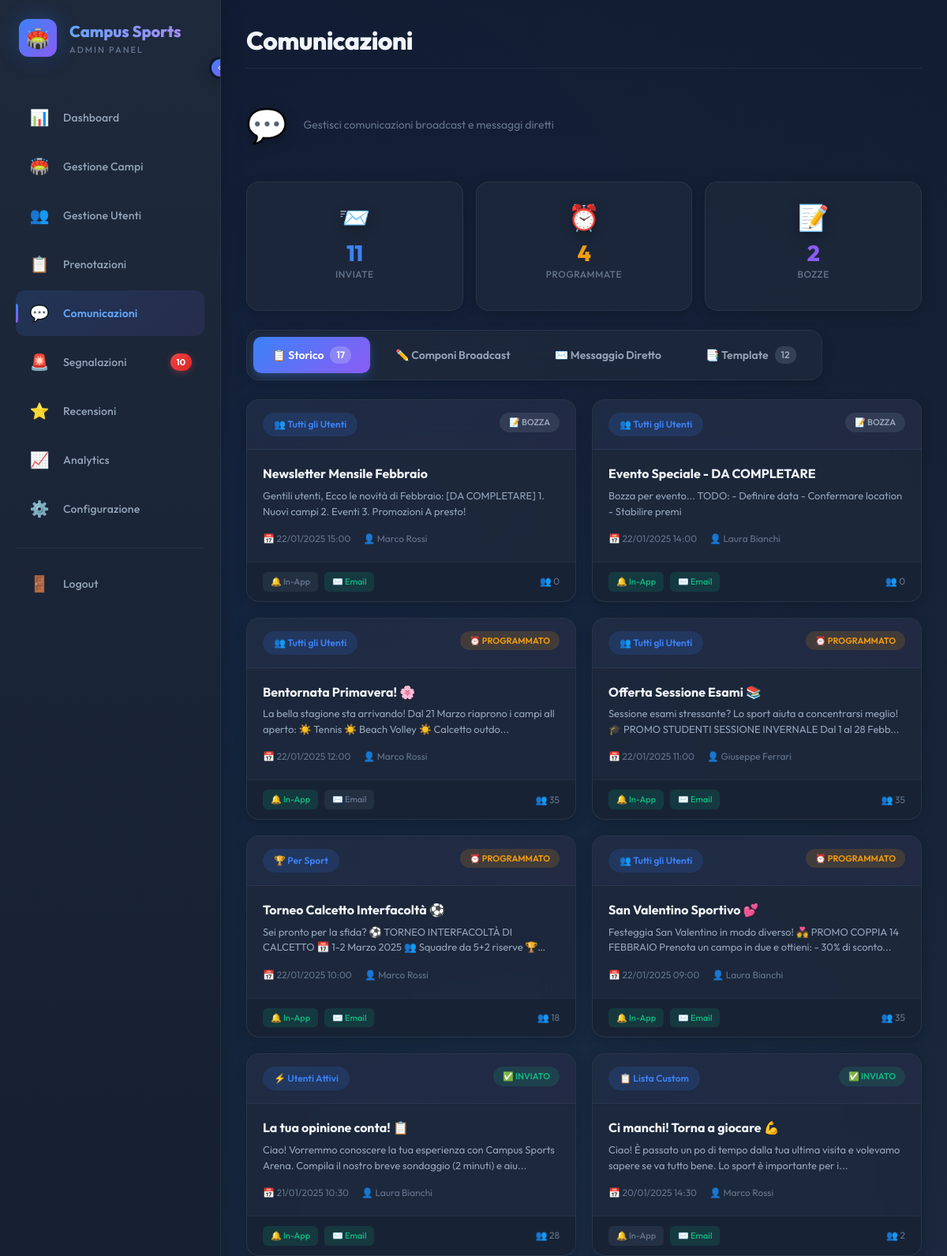
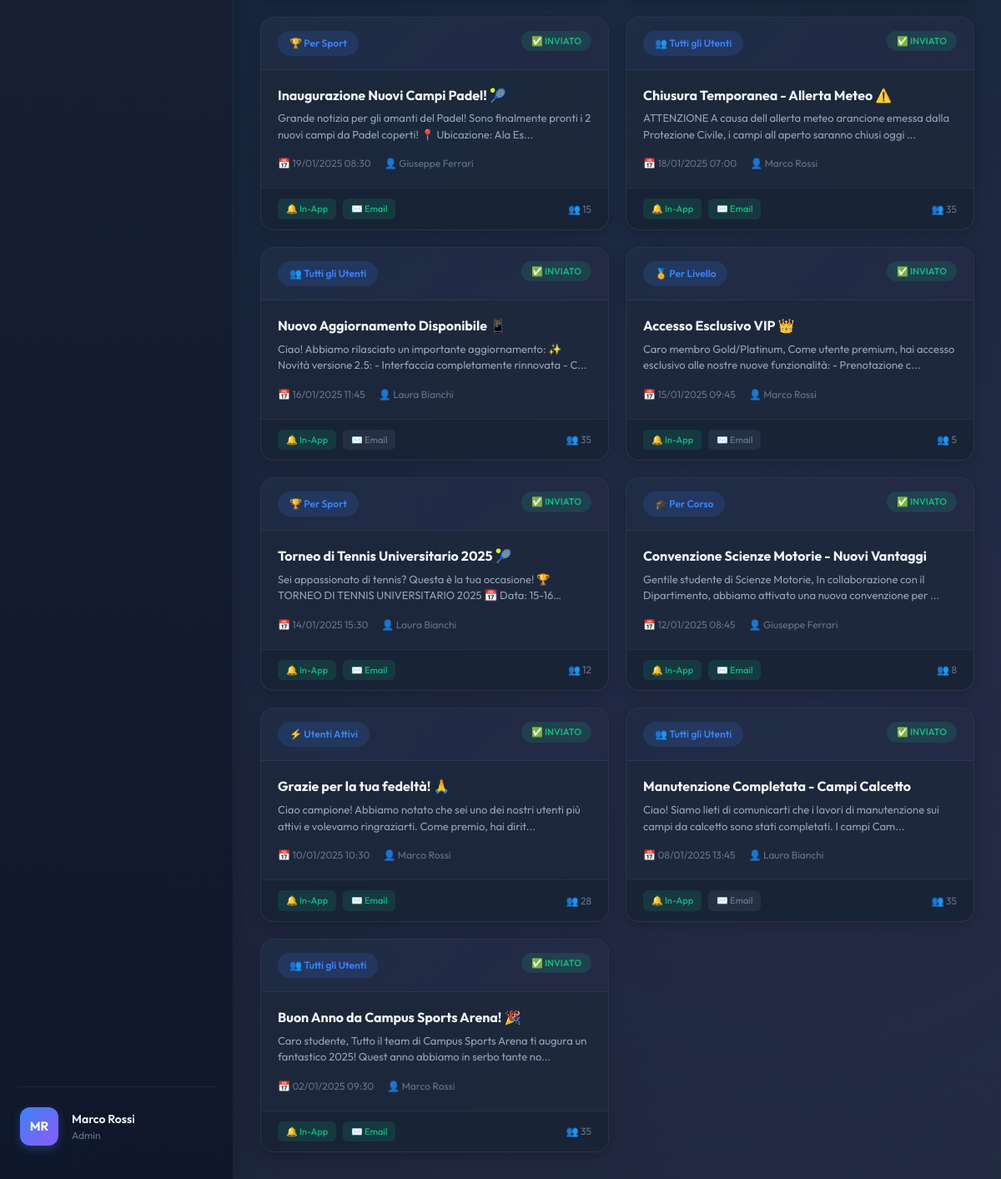
Before: /admin/comunicazioni.php (signed in) with the older database file (2 pictures, top to bottom).
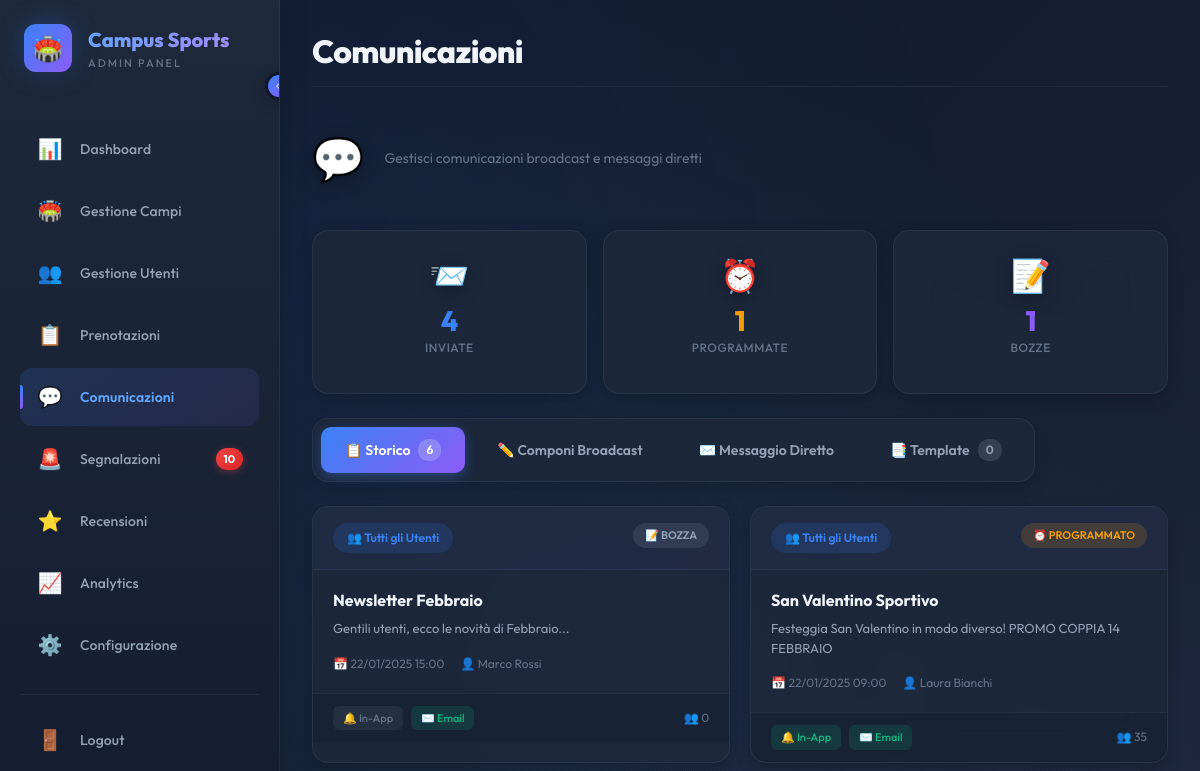
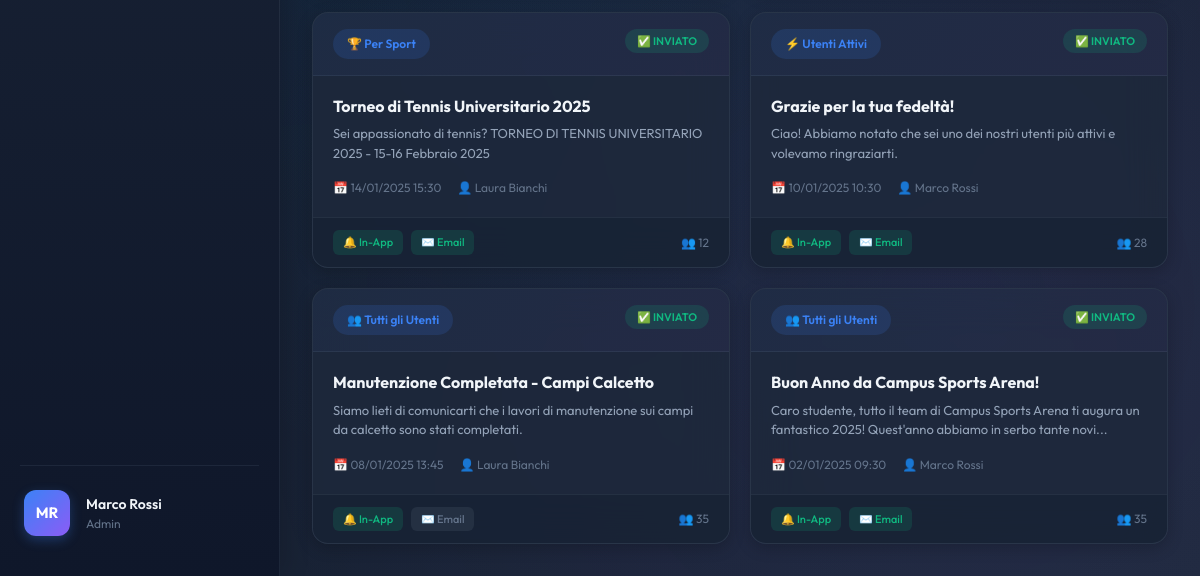
After: the same page with the newer database file (2 pictures, top to bottom).
### tables this page shows
CREATE TABLE IF NOT EXISTS `broadcast_messages` (
  `broadcast_id` INT NOT NULL AUTO_INCREMENT,
  `admin_id` INT NOT NULL,
  `oggetto` VARCHAR(255) NOT NULL,
  `messaggio` TEXT NOT NULL,
  `target_type` ENUM('tutti', 'attivi', 'corso', 'sport', 'livello', 'custom') NOT NULL,
  `target_filter` JSON NULL,
  `canale` ENUM('in_app', 'email', 'entrambi') NOT NULL DEFAULT 'entrambi',
  `scheduled_at` DATETIME NULL,
  `sent_at` DATETIME NULL,
  `num_destinatari` INT NOT NULL DEFAULT 0,
  `stato` ENUM('bozza', 'programmato', 'inviato', 'fallito') NOT NULL DEFAULT 'bozza',
  `created_at` DATETIME NOT NULL DEFAULT CURRENT_TIMESTAMP,
  PRIMARY KEY (`broadcast_id`),
  INDEX `fk_broadcast_messages_admins_idx` (`admin_id` ASC),
  CONSTRAINT `fk_broadcast_messages_admins`
    FOREIGN KEY (`admin_id`)
    REFERENCES `admins` (`user_id`)
    ON DELETE RESTRICT
    ON UPDATE CASCADE);

### admin/comunicazioni.php (called while the page is built, shortened)
<?php
require_once '../bootstrap.php';
$templateParams['stats'] = $dbh->getBroadcastStats();
$filtri = [
    'stato' => $_GET['stato'] ?? '',
    'search' => trim($_GET['search'] ?? '')
];
$templateParams['filtri'] = $filtri;
$templateParams['broadcasts'] = $dbh->getAllBroadcasts($filtri);
$templateParams['templates'] = $dbh->getNotificationTemplates();
$templateParams['corsi'] = $dbh->getCorsiLaurea();
$templateParams['sport'] = $dbh->getAllSport();
$templateParams['livelli'] = $dbh->getAllLivelli();
$templateParams['target_types'] = [
    'tutti' => ['label' => 'Tutti gli Utenti', 'icon' => '👥', 'desc' => 'Invia a tutti gli utenti registrati'],
    'corso' => ['label' => 'Per Corso di Laurea', 'icon' => '🎓', 'desc' => 'Seleziona specifici corsi'],
    'livello' => ['label' => 'Per Livello', 'icon' => '🏅', 'desc' => 'Solo Bronze, Silver, Gold o Platinum']
];
$templateParams['titolo'] = 'Campus Sports - Comunicazioni';
$templateParams['titolo_pagina'] = 'Comunicazioni';
$templateParams['nome'] = 'comunicazioni.php';
require 'template/base.php';
?>

### database/DatabaseHelper.php (called while the page is built, shortened)
<?php
class DatabaseHelper {
    private $db;
    public function __construct($servername, $username, $password, $dbname, $port) {
        $this->db = new mysqli($servername, $username, $password, $dbname, $port);
        $this->db->set_charset("utf8mb4");
    }
    public function getAllSport() {
        $query = "SELECT sport_id, nome, icona FROM sport WHERE attivo = 1 ORDER BY nome ASC";
        $result = $this->db->query($query);
        return $result->fetch_all(MYSQLI_ASSOC);
    }
    public function getCorsiLaurea() {
        $query = "SELECT corso_id, nome, facolta FROM corsi_laurea WHERE attivo = 1 ORDER BY nome";
        $result = $this->db->query($query);
        return $result ? $result->fetch_all(MYSQLI_ASSOC) : [];
    }
    public function getBroadcastStats() {
        $query = "SELECT
                    COUNT(*) as totale,
                    SUM(CASE WHEN stato = 'inviato' THEN 1 ELSE 0 END) as inviati,
                    SUM(CASE WHEN stato = 'programmato' THEN 1 ELSE 0 END) as programmati,
                    SUM(CASE WHEN stato = 'bozza' THEN 1 ELSE 0 END) as bozze,
                    SUM(CASE WHEN stato = 'fallito' THEN 1 ELSE 0 END) as falliti,
                    SUM(num_destinatari) as destinatari_totali
                  FROM broadcast_messages";
        $result = $this->db->query($query);
        return $result->fetch_assoc();
    }
    public function getAllBroadcasts($filtri = []) {
        $query = "SELECT bm.*, CONCAT(u.nome, ' ', u.cognome) as admin_nome
                  FROM broadcast_messages bm
                  JOIN users u ON bm.admin_id = u.user_id
                  WHERE 1=1";
        $params = [];
        $types = '';
        $query .= " ORDER BY bm.created_at DESC";
        if (!empty($params)) {
            $stmt = $this->db->prepare($query);
            $stmt->bind_param($types, ...$params);
            $stmt->execute();
            $result = $stmt->get_result();
        } else {
            $result = $this->db->query($query);
        }
        return $result->fetch_all(MYSQLI_ASSOC);
    }
    public function getNotificationTemplates() {
        $query = "SELECT * FROM notification_templates WHERE attivo = 1 ORDER BY updated_at DESC";
        $result = $this->db->query($query);
        return $result ? $result->fetch_all(MYSQLI_ASSOC) : [];
    }
    public function getAllLivelli() {
        $query = "SELECT livello_id, nome, xp_minimo, xp_massimo FROM livelli ORDER BY xp_minimo ASC";
        $result = $this->db->query($query);
        return $result ? $result->fetch_all(MYSQLI_ASSOC) : [];
    }
}
?>

### bootstrap.php (called while the page is built, shortened)
<?php
require_once(__DIR__ . "/database/DatabaseHelper.php");
$dbh = new DatabaseHelper("localhost", "root", "", "campus_sports_arena", 3306);
?>

### admin/template/comunicazioni.php (the view, shortened to what the rows shown need)
<link rel="stylesheet" href="css/comunicazioni.css">
<?php
$targetLabels = [
    'tutti' => 'Tutti gli Utenti',
    'attivi' => 'Utenti Attivi',
    'corso' => 'Per Corso',
    'sport' => 'Per Sport',
    'livello' => 'Per Livello',
    'custom' => 'Lista Custom',
    'direct' => 'Messaggio Diretto'
];
?>
<div id="tab-storico" class="tab-content active">
    <div class="broadcast-grid">
        <?php if (empty($templateParams['broadcasts'])): ?>
        <div class="no-results">
            <div class="no-results-icon">📭</div>
            <h3>Nessuna comunicazione trovata</h3>
            <p>Non hai ancora inviato comunicazioni broadcast.</p>
            <button class="btn-add-new mt-3" onclick="switchTab('compose')">
                <span>+</span> Crea la prima comunicazione
            </button>
        </div>
        <?php else: ?>
        <?php
        $targetIcons = [
            'tutti' => '👥',
            'attivi' => '⚡',
            'corso' => '🎓',
            'sport' => '🏆',
            'livello' => '🏅',
            'custom' => '📋',
            'direct' => '✉️'
        ];
        ?>
        <?php foreach ($templateParams['broadcasts'] as $broadcast): ?>
        <div class="broadcast-card" onclick="viewBroadcast(<?= $broadcast['broadcast_id'] ?>)">
            <div class="broadcast-card-header">
                <div class="broadcast-target">
                    <?= $targetIcons[$broadcast['target_type']] ?? '👥' ?>
                    <?= $targetLabels[$broadcast['target_type']] ?? $broadcast['target_type'] ?>
                </div>
                <span class="broadcast-status <?= $broadcast['stato'] ?>">
                    <?php
                    $statoIcons = ['inviato' => '✅', 'programmato' => '⏰', 'bozza' => '📝', 'fallito' => '❌'];
                    echo ($statoIcons[$broadcast['stato']] ?? '') . ' ' . ucfirst($broadcast['stato']);
                    ?>
                </span>
            </div>
            <div class="broadcast-card-body">
                <div class="broadcast-oggetto"><?= htmlspecialchars($broadcast['oggetto']) ?></div>
                <div class="broadcast-preview"><?= htmlspecialchars(mb_substr($broadcast['messaggio'], 0, 120)) ?><?= mb_strlen($broadcast['messaggio']) > 120 ? '...' : '' ?></div>
                <div class="broadcast-meta">
                    <div class="broadcast-meta-item">
                        📅 <?= date('d/m/Y H:i', strtotime($broadcast['created_at'])) ?>
                    </div>
                    <div class="broadcast-meta-item">
                        👤 <?= htmlspecialchars($broadcast['admin_nome'] ?? 'Admin') ?>
                    </div>
                </div>
            </div>
            <div class="broadcast-card-footer">
                <div class="broadcast-channels">
                    <span class="channel-badge <?= strpos($broadcast['canale'], 'in_app') !== false || $broadcast['canale'] === 'entrambi' ? 'active' : '' ?>">
                        🔔 In-App
                    </span>
                    <span class="channel-badge <?= strpos($broadcast['canale'], 'email') !== false || $broadcast['canale'] === 'entrambi' ? 'active' : '' ?>">
                        ✉️ Email
                    </span>
                </div>
                <div class="broadcast-stats">
                    <span>👥 <?= number_format($broadcast['num_destinatari']) ?></span>
                </div>
            </div>
        </div>
        <?php endforeach; ?>
        <?php endif; ?>
    </div>
</div>

Changed rows visible on the page:
removed broadcast_messages: target_type "👥", target_type "Tutti gli Utenti", stato "📝", stato "BOZZA", oggetto "Newsletter Mensile Febbraio", messaggio "Gentili utenti, Ecco le novità di Febbraio: [DA COMPLETARE] 1. Nuovi campi 2. Eventi 3. Promozioni A presto!", created_at "22/01/2025 15:00", admin_nome "Marco Rossi", num_destinatari "0", canale "email" (drawn)
removed broadcast_messages: target_type "👥", target_type "Tutti gli Utenti", stato "📝", stato "BOZZA", oggetto "Evento Speciale - DA COMPLETARE", messaggio "Bozza per evento... TODO: - Definire data - Confermare location - Stabilire premi", created_at "22/01/2025 14:00", admin_nome "Laura Bianchi", num_destinatari "0"
removed broadcast_messages: target_type "👥", target_type "Tutti gli Utenti", stato "⏰", stato "PROGRAMMATO", oggetto "Bentornata Primavera! 🌸", messaggio "La bella stagione sta arrivando! Dal 21 Marzo riaprono i campi all aperto: ☀️ Tennis ☀️ Beach Volley ☀️ Calcetto outdo", created_at "22/01/2025 12:00", admin_nome "Marco Rossi", num_destinatari "35", canale "in_app" (drawn)
removed broadcast_messages: target_type "👥", target_type "Tutti gli Utenti", stato "⏰", stato "PROGRAMMATO", oggetto "Offerta Sessione Esami 📚", messaggio "Sessione esami stressante? Lo sport aiuta a concentrarsi meglio! 🎓 PROMO STUDENTI SESSIONE INVERNALE Dal 1 al 28 Febb", created_at "22/01/2025 11:00", admin_nome "Giuseppe Ferrari", num_destinatari "35"
removed broadcast_messages: target_type "🏆", target_type "Per Sport", stato "⏰", stato "PROGRAMMATO", oggetto "Torneo Calcetto Interfacoltà ⚽", messaggio "Sei pronto per la sfida? ⚽ TORNEO INTERFACOLTÀ DI CALCETTO 📅 1-2 Marzo 2025 👥 Squadre da 5+2 riserve…", created_at "22/01/2025 10:00", admin_nome "Marco Rossi", num_destinatari "18"
removed broadcast_messages: target_type "👥", target_type "Tutti gli Utenti", stato "⏰", stato "PROGRAMMATO", oggetto "San Valentino Sportivo 💕", messaggio "Festeggia San Valentino in modo diverso! 💑 PROMO COPPIA 14 FEBBRAIO Prenota un campo in due e ottieni: - 30% di sconto", created_at "22/01/2025 09:00", admin_nome "Laura Bianchi", num_destinatari "35"
removed broadcast_messages: target_type "⚡", target_type "Utenti Attivi", stato "✅", stato "INVIATO", oggetto "La tua opinione conta! 📋", messaggio "Ciao! Vorremmo conoscere la tua esperienza con Campus Sports Arena. Compila il nostro breve sondaggio (2 minuti) e aiu", created_at "21/01/2025 10:30", admin_nome "Laura Bianchi", num_destinatari "28"
removed broadcast_messages: target_type "📋", target_type "Lista Custom", stato "✅", stato "INVIATO", oggetto "Ci manchi! Torna a giocare 💪", messaggio "Ciao! È passato un po di tempo dalla tua ultima visita e volevamo sapere se va tutto bene. Lo sport è importante per i", created_at "20/01/2025 14:30", admin_nome "Marco Rossi", num_destinatari "2", canale "email" (drawn)
removed broadcast_messages: target_type "🏆", target_type "Per Sport", stato "✅", stato "INVIATO", oggetto "Inaugurazione Nuovi Campi Padel! 🎾", messaggio "Grande notizia per gli amanti del Padel! Sono finalmente pronti i 2 nuovi campi da Padel coperti! 📍 Ubicazione: Ala Es", created_at "19/01/2025 08:30", admin_nome "Giuseppe Ferrari", num_destinatari "15"
removed broadcast_messages: target_type "👥", target_type "Tutti gli Utenti", stato "✅", stato "INVIATO", oggetto "Chiusura Temporanea - Allerta Meteo ⚠️", messaggio "ATTENZIONE A causa dell allerta meteo arancione emessa dalla Protezione Civile, i campi all aperto saranno chiusi oggi", created_at "18/01/2025 07:00", admin_nome "Marco Rossi", num_destinatari "35"
removed broadcast_messages: target_type "👥", target_type "Tutti gli Utenti", stato "✅", stato "INVIATO", oggetto "Nuovo Aggiornamento Disponibile 📱", messaggio "Ciao! Abbiamo rilasciato un importante aggiornamento: ✨ Novità versione 2.5: - Interfaccia completamente rinnovata - C", created_at "16/01/2025 11:45", admin_nome "Laura Bianchi", num_destinatari "35", canale "in_app" (drawn)
removed broadcast_messages: target_type "🏅", target_type "Per Livello", stato "✅", stato "INVIATO", oggetto "Accesso Esclusivo VIP 👑", messaggio "Caro membro Gold/Platinum, Come utente premium, hai accesso esclusivo alle nostre nuove funzionalità: - Prenotazione c", created_at "15/01/2025 09:45", admin_nome "Marco Rossi", num_destinatari "5", canale "in_app" (drawn)
removed broadcast_messages: target_type "🏆", target_type "Per Sport", stato "✅", stato "INVIATO", oggetto "Torneo di Tennis Universitario 2025 🎾", messaggio "Sei appassionato di tennis? Questa è la tua occasione! 🏆 TORNEO DI TENNIS UNIVERSITARIO 2025 📅 Data:…", created_at "14/01/2025 15:30", admin_nome "Laura Bianchi", num_destinatari "12"
removed broadcast_messages: target_type "🎓", target_type "Per Corso", stato "✅", stato "INVIATO", oggetto "Convenzione Scienze Motorie - Nuovi Vantaggi", messaggio "Gentile studente di Scienze Motorie, In collaborazione con il Dipartimento, abbiamo attivato una nuova convenzione per", created_at "12/01/2025 08:45", admin_nome "Giuseppe Ferrari", num_destinatari "8"
added broadcast_messages: target_type "👥", target_type "Tutti gli Utenti", stato "📝", stato "BOZZA", oggetto "Newsletter Febbraio", messaggio "Gentili utenti, ecco le novità di Febbraio...", created_at "22/01/2025 15:00", admin_nome "Marco Rossi", num_destinatari "0", canale "email" (drawn)
added broadcast_messages: target_type "👥", target_type "Tutti gli Utenti", stato "⏰", stato "PROGRAMMATO", oggetto "San Valentino Sportivo", messaggio "Festeggia San Valentino in modo diverso! PROMO COPPIA 14 FEBBRAIO", created_at "22/01/2025 09:00", admin_nome "Laura Bianchi", num_destinatari "35"
added broadcast_messages: target_type "🏆", target_type "Per Sport", stato "✅", stato "INVIATO", oggetto "Torneo di Tennis Universitario 2025", messaggio "Sei appassionato di tennis? TORNEO DI TENNIS UNIVERSITARIO 2025 - 15-16 Febbraio 2025", created_at "14/01/2025 15:30", admin_nome "Laura Bianchi", num_destinatari "12"
changed broadcast_messages "Utenti Attivi": oggetto "Grazie per la tua fedeltà! 🙏" → "Grazie per la tua fedeltà!"; messaggio "Ciao campione! Abbiamo notato che sei uno dei nostri utenti più attivi e volevamo ringraziarti. Come premio, hai dirit" → "Ciao! Abbiamo notato che sei uno dei nostri utenti più attivi e volevamo ringraziarti."; no longer shows "..."
changed broadcast_messages "Manutenzione Completata - Campi Calcetto": messaggio "Ciao! Siamo lieti di comunicarti che i lavori di manutenzione sui campi da calcetto sono stati completati. I campi Cam" → "Siamo lieti di comunicarti che i lavori di manutenzione sui campi da calcetto sono stati completati."; no longer shows "..."
changed broadcast_messages: oggetto "Buon Anno da Campus Sports Arena! 🎉" → "Buon Anno da Campus Sports Arena!"; messaggio "Caro studente, Tutto il team di Campus Sports Arena ti augura un fantastico 2025! Quest anno abbiamo in serbo tante no" → "Caro studente, tutto il team di Campus Sports Arena ti augura un fantastico 2025! Quest'anno abbiamo in serbo tante novi"
Other visible differences:
$stats['inviati']: "11" → "4"
$stats['programmati']: "4" → "1"
$stats['bozze']: "2" → "1"
$stats['totale']: "17" → "6"
count($templateParams['templates'] ?? []): "12" → "0"
